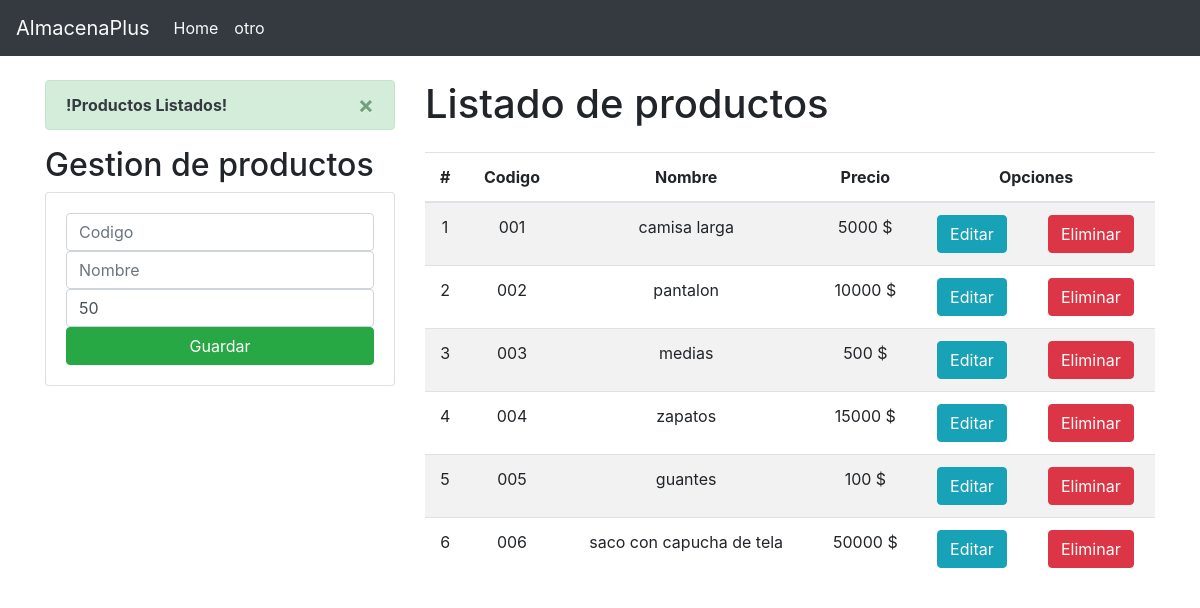
Before: / with the older database file.
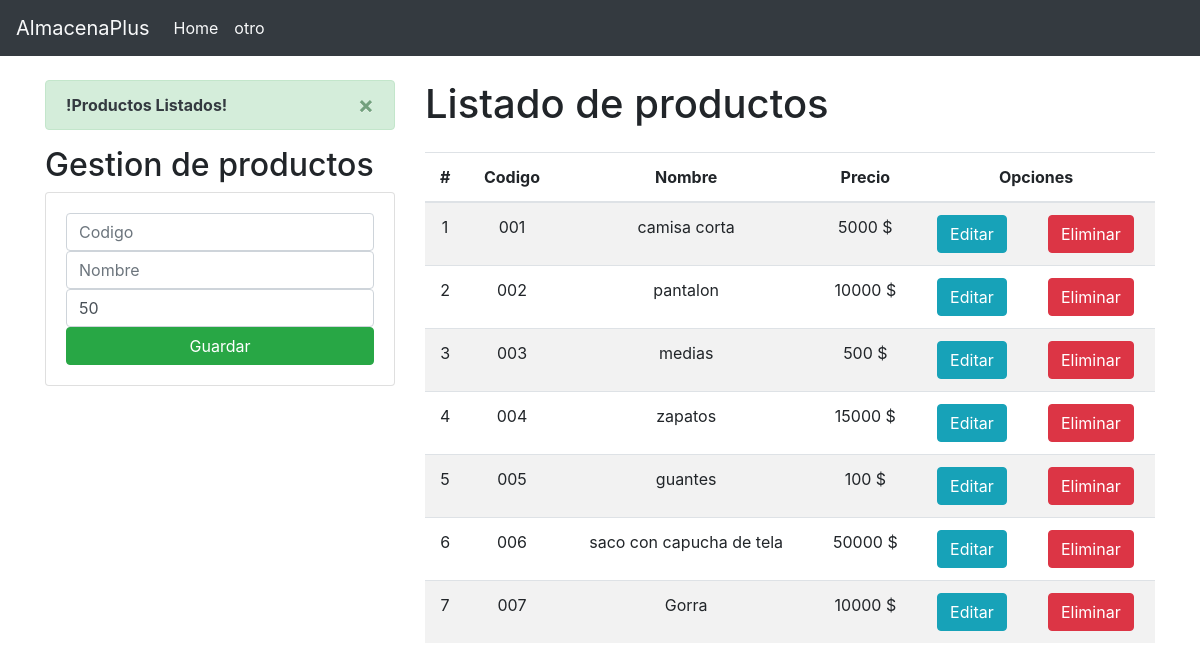
After: the same page with the newer database file.
### Aplicaciones/Gestion/models.py (models this page shows, shortened)
class Producto(models.Model):
    codigo=models.CharField(primary_key=True,max_length=6)
    nombre=models.CharField(max_length=50)
    precio=models.PositiveSmallIntegerField()

### Aplicaciones/Gestion/views.py (the view)
# urls.py: path('', views.home),
def home(request):
    ProductoListados = Producto.objects.all()
    messages.success(request, '!Productos Listados!')
    return render(request, "gestionGestion.html", {"Producto": ProductoListados})

### Aplicaciones/Gestion/templates/gestionGestion.html (shortened to what this page needs)
{% extends "./base.html" %}
{% block body %}
<div class="row">
    <div class="col-sm-12 col-md-6 col-lg-4 col-xl-4 ">
        {% if messages %}
        {% for message in messages %}
        <div class="alert alert-dismissible alert-success">
            <button type="button" class="close" data-dismiss="alert">&times;</button>
            <strong class="text-dark">{{ message }}</strong>
        </div>
        {% endfor %}
        {% endif %}
        <h2>Gestion de productos</h2>
        <div class="card">
            <div class="card-body">
                <form action="/registrarProducto/" method="POST">{% csrf_token %}
                    <div class="from-group">
                        <input type="text" id="txtCodigo" name="txtCodigo" class="form-control" placeholder="Codigo"
                        minlength="3" maxlength="6" required>
                    </div>
                    <div class="from-group">
                        <input type="text" id="txtNombre" name="txtNombre" class="form-control" placeholder="Nombre"
                         maxlength="50" required>
                    </div>
                    <div class="from-group">
                        <input type="text" id="numPrecio" name="numPrecio" class="form-control"  min="50"
                          value="50"required>
                    </div>
                    <div class="from-group">
                        <button type="submit" class="btn btn-success btn-block text-white">Guardar</button>
                    </div>
                </form>
            </div>
        </div>
    </div>
    <div class="col-sm-12 col-md-6 col-lg-8 col-xl-8 ">
        <h1>Listado de productos</h1>
        <div class="table-responsive py-2"></div>
        <table class="table table-striped">
            <thead>
                <tr>
                    <th>#</th>
                    <th>Codigo</th>
                    <th>Nombre</th>
                    <th>Precio</th>
                    <th colspan="2">Opciones</th>
                </tr>
            </thead>
            <tbody>
                {% for c in Producto %}
                <tr>
                    <td>{{forloop.counter}}</td>
                    <td>{{c.codigo}}</td>
                    <td>{{c.nombre}}</td>
                    <td>{{c.precio}} $</td>
                    <td><a href="edicionProducto/{{c.codigo}}" class="btn btn-info">Editar</a></td>
                    <td><a href="eliminacionProducto/{{c.codigo}}" class="btn btn-danger btnEliminacion">Eliminar</a></td>
                </tr>
                {% endfor %}
            </tbody>
        </table>
    </div>
</div>
{% endblock %}

Changed rows visible on the page:
changed Producto id 001: nombre "camisa larga" → "camisa corta"
added Producto: codigo "007", nombre "Gorra", precio "10000"
